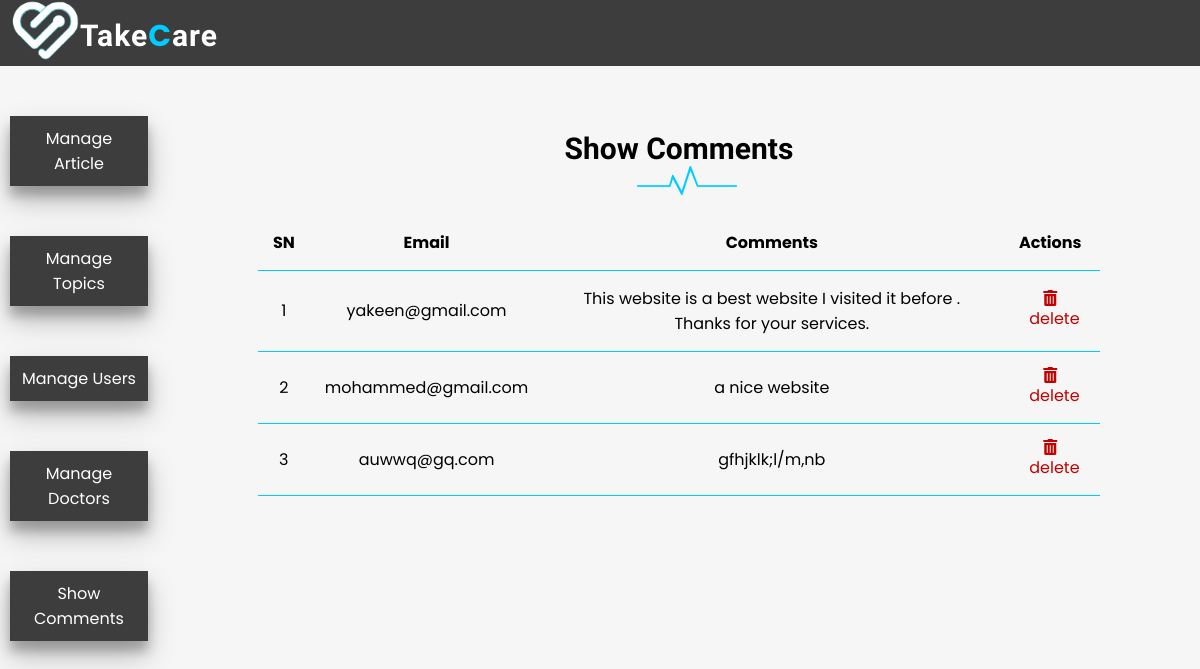
/admin/index_comments.php, run on the app's committed database.
### tables this page shows
CREATE TABLE IF NOT EXISTS `comment` (
  `id` int(11) NOT NULL AUTO_INCREMENT,
  `email` varchar(255) NOT NULL,
  `subject` varchar(255) DEFAULT NULL,
  `comment` text NOT NULL,
  PRIMARY KEY (`id`)
);

### app/database/db.php (called while the page is built, shortened)
<?php
require("connect.php");
function selectAll($table,$condition=[])
{
    global $conn;
    $sql = "SELECT * FROM $table";
    if(empty($condition)){
        $st = $conn->prepare($sql);
        $st->execute();
        $records=$st->get_result()->fetch_all(MYSQLI_ASSOC);
        return $records;
    }
}

### admin/index_comments.php (the view, shortened to what this page needs)
<?php
include(MAIN_PATH. "/app/database/db.php");
$comments=selectAll('comment');
?>
<html>
    <head>
        <link rel="stylesheet" type="text/css" href="../subfolders/css/Formedical_subpage.css" />
        <link rel="stylesheet" type="text/css" href="../subfolders/css/admin.css" />
        <link href="https://fonts.googleapis.com/css2?family=Kaushan+Script&family=Poppins&display=swap" rel="stylesheet"></head>
        <link rel="stylesheet" href="https://use.fontawesome.com/releases/v5.7.2/css/all.css">
    </head>
    <body>
    <section class="main-admin">
    <header id="nav-bar">
        <div class="nav-logo">
            <img src="../subfolders/image/whitelogo.png">
            <h1 class="nav-logo-text">Take<span>C</span>are</h1>
        </div>
    </header>
    <section id="Admin-wrapper">
        <div class="left-sidebar">
            <ul>
              <li ><a href="<?php echo BASE_URL .'/admin/articles/index_articles.php' ?>">Manage Article</a></li>
              <li ><a href="<?php echo BASE_URL .'/admin/topics/index_topics.php' ?>">Manage Topics</a></li>
              <li ><a href="<?php echo BASE_URL .'/admin/users/index_users.php' ?>">Manage Users</a></li>
              <li ><a href="<?php echo BASE_URL .'/admin/doctors/index_doctors.php' ?>">Manage Doctors</a></li>
              <li ><a href="<?php echo BASE_URL .'/admin/index_comments.php' ?>">Show Comments</a></li>
            </ul>
        </div>
        <div class="admin-content">
            <div class="other-content">
              <h2 class="page-title">Show Comments</h2>
              <img src="../subfolders/image/n.png" alt="">
              <table>
                <thead>
                    <th>SN</th>
                    <th>Email</th>
                    <th>Comments</th>
                    <th>Actions</th>
                </thead>
                <?php foreach($comments as $key => $comment):?>
                    <tbody>
                      <tr>
                          <td><?php echo $key +1 ?></td>
                          <td><?php echo  $comment['email']?></td>
                          <td><?php echo  $comment['comment']?></td>
                          <td><a href="index_comments.php?deleteID=<?php echo $comment['id']; ?>" class="delete" ><i class="fas fa-trash-alt"></i>&nbsp;&nbsp;delete</a></td>
                      </tr>
                  </tbody>
                <?php endforeach; ?>
              </table>
            </div>
        </div>
    </section>
    </section>
    </body>
</html>

### subfolders/css/Formedical_subpage.css (style rules this page uses)
* { box-sizing: border-box; font-family: 'Poppins', sans-serif; }
html, body { height: 100%; margin:0; padding:0; background: #F6F6F6; }
a { text-decoration: none; color: inherit; }
h1 { font-family: 'Kaushan Script', cursive; font-size:30px; margin-bottom: 5px; }
li { text-decoration: none; }
header { background:#000000c0; height: 66px; }
header * { color:white; }
.nav-logo-text span { color:#00cbff; }
header .nav-logo { float:left; height: inherit; margin-left: 2em; }
header .nav-logo img { height:60px; position:absolute; top:0px; left:10px; }
header .nav-logo .nav-logo-text { color:#fff; margin: 5px; top: 9px; position:absolute; left:75px; font-size:30px; letter-spacing: 1px; font-family: 'Kaushan Script', cursive; }
header .nav-logo .nav-logo-text span { font-family: 'Poppins', sans-serif; }

### subfolders/css/admin.css (style rules this page uses)
li { text-decoration: none; display: block; }
#Admin-wrapper { height: calc(100% - 66px); display: flex; }
#Admin-wrapper .left-sidebar { height: 100%; flex: 1.5; }
#Admin-wrapper .left-sidebar ul { list-style: none; margin: 0; margin-left: 10px; margin-right: 10px; padding: 0; color: white; }
#Admin-wrapper .left-sidebar ul li { margin-bottom: 50px; margin-top: 50px; }
#Admin-wrapper .left-sidebar ul li a { padding: 10px; margin-top: 20px; display: block; background-color: #000000c0; text-align: center; box-shadow: rgba(0, 0, 0, 0.25) 0px 14px 28px, rgba(0, 0, 0, 0.22) 0px 10px 10px; }
#Admin-wrapper .admin-content { height: 100%; flex: 8; padding: 40px 100px 100px; overflow-y: scroll; }
#Admin-wrapper .admin-content h2 { margin-bottom: 0; }
#Admin-wrapper .admin-content img { margin-left: 45%; margin-bottom: 20px; }
#Admin-wrapper .admin-content .page-title { text-align: center; font-family: 'Kaushan Script', cursive; font-size:30px; }
table { width: 100%; border-collapse: collapse; font-size: 16px; }
th, td { padding: 15px; text-align: center; border-bottom: 1px solid #00cbff; }
#Admin-wrapper .admin-content .other-content .delete { color: #c40000; }

### data on the page
comment: email "yakeen@gmail.com", comment "This website is a best website I visited it before . Thanks for your services."
comment: email "mohammed@gmail.com", comment "a nice website"
comment: email "auwwq@gq.com", comment "gfhjklk;l/m,nb"
